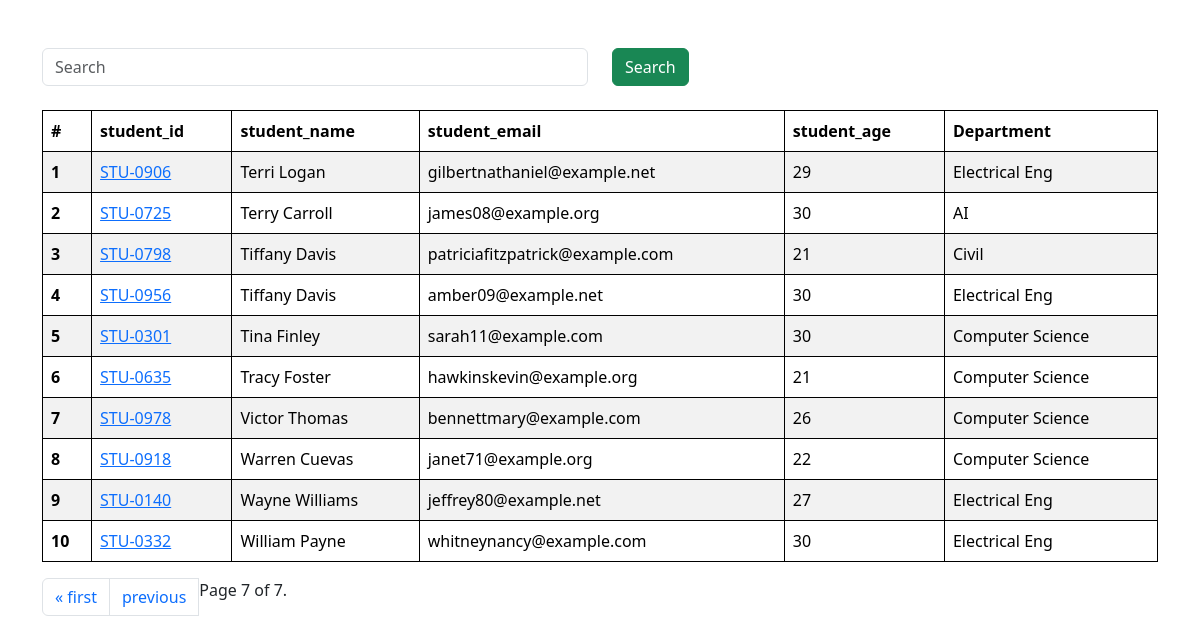
Screenshot of /students/?page=7 with the database file from the repository.
### veggie/models.py (models this page shows, shortened)
class Student(models.Model):
    department = models.ForeignKey(
        Department, related_name="depart", on_delete=models.CASCADE
    )
    student_id = models.OneToOneField(
        StudentID, related_name="studentid", on_delete=models.CASCADE
    )
    student_name = models.CharField(max_length=100)
    student_email = models.EmailField(unique=True)
    student_age = models.IntegerField(default=18)
    student_address = models.TextField()
    is_deleted = models.BooleanField(default=False)
    objects = StudentManager()
    admin_objects = models.Manager()
    class Meta:
        ordering = ["student_name"]
        verbose_name = "student"

class StudentID(models.Model):
    student_id = models.CharField(max_length=100)
    def __str__(self):
        return self.student_id

class Department(models.Model):
    department = models.CharField(max_length=50)
    class Meta:
        ordering = ["department"]

### accounts/views.py (the view, shortened to what this page needs)
# urls.py: path("students/", get_students, name="students"),
def get_students(request):
    query_set = Student.objects.all()
    paginator = Paginator(query_set, 15)
    page_number = request.GET.get("page", 1)
    page_obj = paginator.get_page(page_number)
    return render(request, "report/students.html", {"query_set": page_obj})

### veggie/models.py (called while the page is built)
    def get_queryset(self) -> models.QuerySet:
        return super().get_queryset().filter(is_deleted=False)

### accounts/templates/report/students.html (shortened to what this page needs)
<!DOCTYPE html>
<html lang="en">
<head>
    <link href="https://cdn.jsdelivr.net/npm/bootstrap@5.3.3/dist/css/bootstrap.min.css" rel="stylesheet">
</head>
<body>
    <div class='container mt-5'>
    <form class'mb-4'>
       <div class='row'>
        <div class='col-md-6'>
            <input class='form-control' name='search' placeholder='Search'>
            <br>
        </div>
        <div class='col-md-6'>
            <button class="btn btn-success">Search</button>
        </div>
        </div>
    </form>
      <table class="table table-striped">
        <thead>
          <tr>
            <th scope="col">#</th>
            <th scope="col">student_id</th>
            <th scope="col">student_name</th>
            <th scope="col">student_email</th>
            <th scope="col">student_age</th>
            <th scope="col">Department</th>
          </tr>
        </thead>
        <tbody>
            {% for student in query_set%}
          <tr>
            <th scope="row">{{forloop.counter}}</th>
            <td>
            <a href="{% url 'marks' student.student_id%}">{{student.student_id}}</a>
            </td>
            <td>{{student.student_name}}</td>
            <td>{{student.student_email}}</td>
            <td>{{student.student_age}}</td>
            <td>{{student.department.department}}</td>
          </tr>
          {% endfor %}
        </tbody>
      </table>
      <nav aria-label="Page navigation example">
        <ul class="pagination">
            {% if query_set.has_previous %}
            <li class="page-item"><a class="page-link" href="?page=1">&laquo; first</a></li>
            <li class="page-item"><a class="page-link" href="?page={{ query_set.previous_page_number }}">previous</a></li>
            {% endif %}
            <span class="current">
                Page {{ query_set.number }} of {{ query_set.paginator.num_pages }}.
            </span>
    </ul>
    </nav>
    </div>
</body>
</html>

### accounts/templates/report/students.html (style rules this page uses)
table, th, td { border: 1px solid; }

### rows the page displays
Student: student_id "STU-0906", student_name "Terri Logan", student_email "gilbertnathaniel@example.net", student_age "29", department.department "Electrical Eng"
Student: student_id "STU-0725", student_name "Terry Carroll", student_email "james08@example.org", student_age "30", department.department "AI"
Student: student_id "STU-0798", student_name "Tiffany Davis", student_email "patriciafitzpatrick@example.com", student_age "21", department.department "Civil"
Student: student_id "STU-0956", student_name "Tiffany Davis", student_email "amber09@example.net", student_age "30", department.department "Electrical Eng"
Student: student_id "STU-0301", student_name "Tina Finley", student_email "sarah11@example.com", student_age "30", department.department "Computer Science"
Student: student_id "STU-0635", student_name "Tracy Foster", student_email "hawkinskevin@example.org", student_age "21", department.department "Computer Science"
Student: student_id "STU-0978", student_name "Victor Thomas", student_email "bennettmary@example.com", student_age "26", department.department "Computer Science"
Student: student_id "STU-0918", student_name "Warren Cuevas", student_email "janet71@example.org", student_age "22", department.department "Computer Science"
Student: student_id "STU-0140", student_name "Wayne Williams", student_email "jeffrey80@example.net", student_age "27", department.department "Electrical Eng"
Student: student_id "STU-0332", student_name "William Payne", student_email "whitneynancy@example.com", student_age "30", department.department "Electrical Eng"

### other values shown
{{ query_set.number }} "7"
{{ query_set.paginator.num_pages }} "7"
